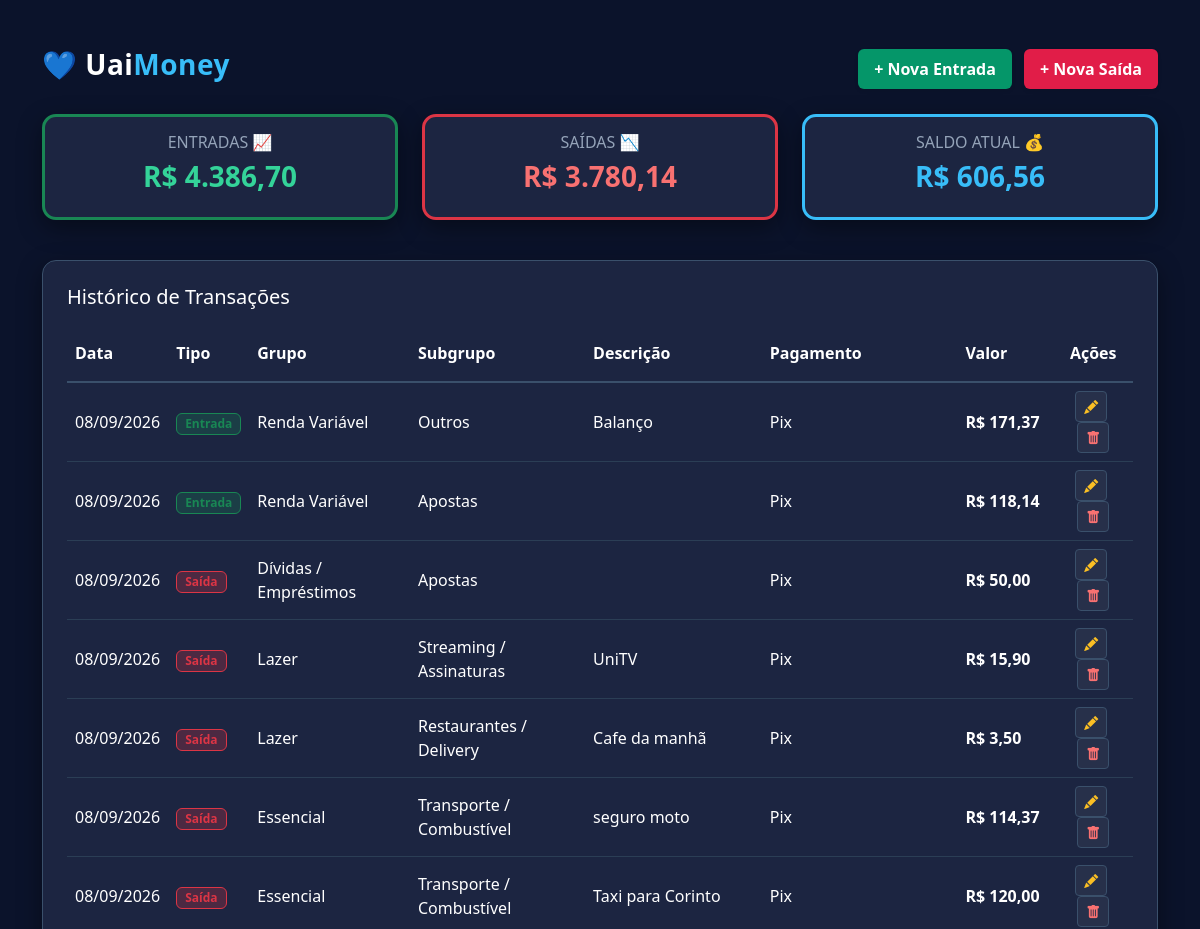
Page /view/dashboard.php (upper part) on the earlier database version.
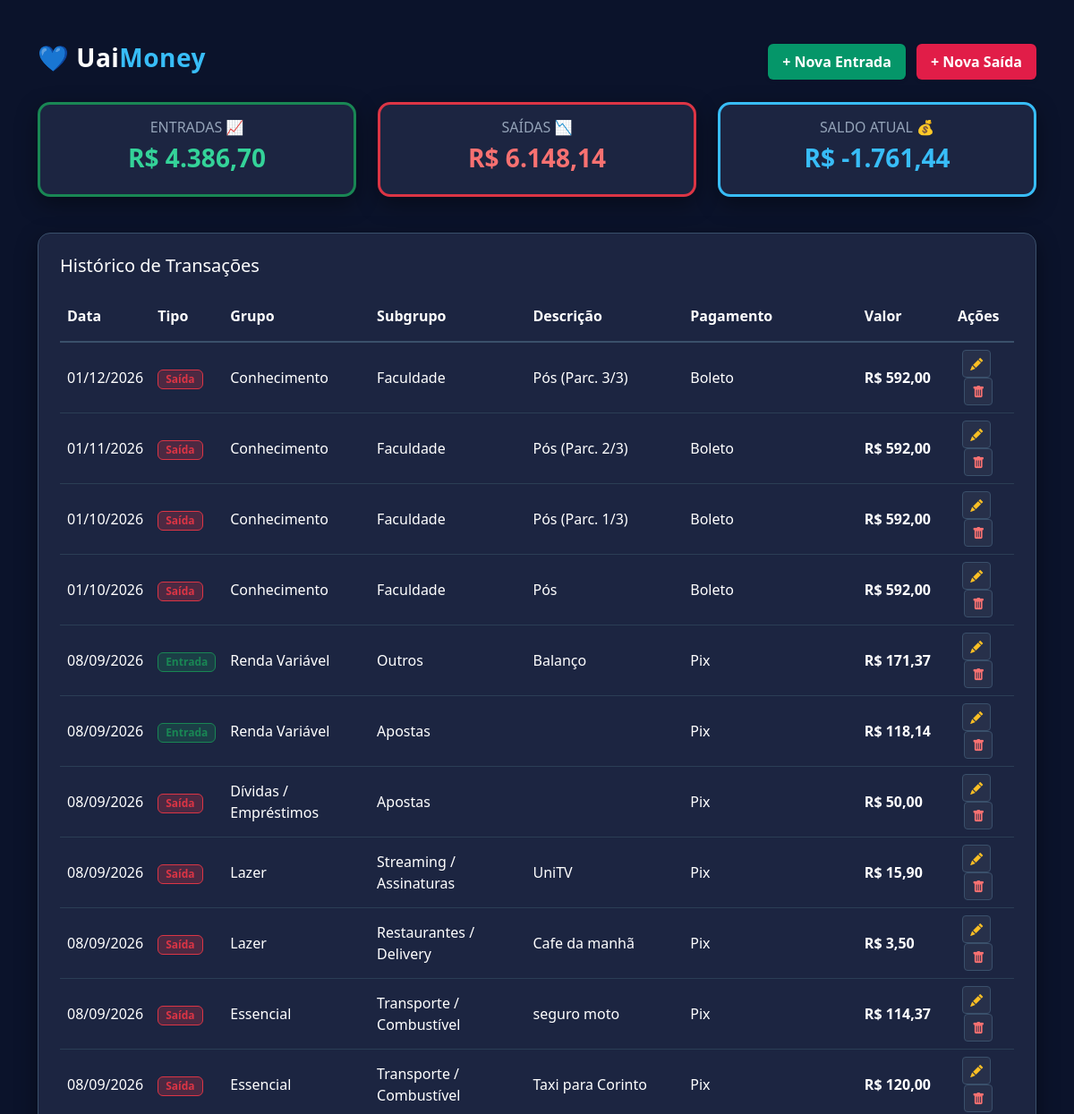
Same page on the later database version.
### tables this page shows
CREATE TABLE transacoes (
        id INTEGER PRIMARY KEY AUTOINCREMENT,
        tipo TEXT NOT NULL,
        data TEXT NOT NULL,
        valor REAL NOT NULL,
        grupo TEXT,
        subgrupo TEXT NOT NULL,
        forma_pagamento TEXT,
        banco_cartao TEXT,
        descricao TEXT
    , tipo_registro TEXT DEFAULT 'unico', numero_parcela INTEGER DEFAULT 1, total_parcelas INTEGER DEFAULT 1, id_grupo INTEGER);

### view/dashboard.php (the view, shortened to what this page needs)
<?php
include '../db/conexao.php';
$entradas = 0;
$saidas = 0;
$saldo = 0;
$transacoes = [];
try {
    $sql = "SELECT * FROM transacoes ORDER BY data DESC, id DESC";
    $stmt = $pdo->query($sql);
    $transacoes = $stmt->fetchAll(PDO::FETCH_ASSOC);
    foreach ($transacoes as $t) {
        if ($t['tipo'] === 'Entrada') {
            $entradas += $t['valor'];
        } else {
            $saidas += $t['valor'];
        }
    }
    $saldo = $entradas - $saidas;
} catch (Exception $e) {
    $erro = "Erro ao carregar transações: " . $e->getMessage();
}
?>
<!DOCTYPE html>
<html lang="pt-PT">
<head>
    <link href="https://cdn.jsdelivr.net/npm/bootstrap@5.3.0/dist/css/bootstrap.min.css" rel="stylesheet">
    <link rel="stylesheet" href="https://cdn.jsdelivr.net/npm/bootstrap-icons@1.10.5/font/bootstrap-icons.css">
</head>
<body>
    <div class="container mt-5 mb-5">
        <div class="row align-items-center mb-4">
            <div class="col-md-6">
                <h2 class="navbar-brand fs-3">💙 Uai<span style="color: #38bdf8;">Money</span></h2>
            </div>
            <div class="col-md-6 text-md-end mt-3 mt-md-0">
                <a href="../entradas/nova_entrada.php" class="btn btn-success me-2 px-3 py-2 shadow-sm">+ Nova Entrada</a>
                <a href="../saidas/nova_saida.php" class="btn btn-danger px-3 py-2 shadow-sm">+ Nova Saída</a>
            </div>
        </div>
        <div class="row mb-4">
            <div class="col-md-4 mb-3">
                <div class="card card-custom p-3 text-center border-top border-success border-3">
                    <h6 class="text-uppercase fs-6 texto-auxiliar mb-2">Entradas 📈</h6>
                    <h3 class="texto-verde">R$ <?php echo number_format($entradas, 2, ',', '.'); ?></h3>
                </div>
            </div>
            <div class="col-md-4 mb-3">
                <div class="card card-custom p-3 text-center border-top border-danger border-3">
                    <h6 class="text-uppercase fs-6 texto-auxiliar mb-2">Saídas 📉</h6>
                    <h3 class="texto-vermelho">R$ <?php echo number_format($saidas, 2, ',', '.'); ?></h3>
                </div>
            </div>
            <div class="col-md-4 mb-3">
                <div class="card card-custom p-3 text-center border-top border-3"
                    style="border-color: #38bdf8 !important;">
                    <h6 class="text-uppercase fs-6 texto-auxiliar mb-2">Saldo Atual 💰</h6>
                    <h3 class="texto-azul">R$ <?php echo number_format($saldo, 2, ',', '.'); ?></h3>
                </div>
            </div>
        </div>
        <div class="card card-custom p-4">
            <h4 class="mb-3 fs-5 text-white">Histórico de Transações</h4>
            <div class="table-responsive">
                <table class="table align-middle">
                    <thead>
                        <tr style="border-bottom: 2px solid #3a506b;">
                            <th class="py-3 text-white">Data</th>
                            <th class="py-3 text-white">Tipo</th>
                            <th class="py-3 text-white">Grupo</th>
                            <th class="py-3 text-white">Subgrupo</th>
                            <th class="py-3 text-white">Descrição</th>
                            <th class="py-3 text-white">Pagamento</th>
                            <th class="py-3 text-white">Valor</th>
                            <th class="text-center py-3 text-white">Ações</th>
                        </tr>
                    </thead>
                    <tbody>
                        <?php if (count($transacoes) > 0): ?>
                            <?php foreach ($transacoes as $t): ?>
                                <tr>
                                    <td><?php echo date('d/m/Y', strtotime($t['data'])); ?></td>
                                    <td>
                                        <?php if ($t['tipo'] == 'Entrada'): ?>
                                            <span
                                                class="badge bg-success bg-opacity-25 text-success border border-success px-2 py-1">Entrada</span>
                                        <?php else: ?>
                                            <span
                                                class="badge bg-danger bg-opacity-25 text-danger border border-danger px-2 py-1">Saída</span>
                                        <?php endif; ?>
                                    </td>
                                    <td><?php echo htmlspecialchars($t['grupo']); ?></td>
                                    <td><?php echo htmlspecialchars($t['subgrupo']); ?></td>
                                    <td><?php echo htmlspecialchars($t['descricao']); ?></td>
                                    <td>
                                        <?php
                                        echo htmlspecialchars($t['forma_pagamento']);
                                        ?>
                                    </td>
                                    <td class="<?php echo ($t['tipo'] == 'Entrada') ? 'texto-verde' : 'texto-vermelho'; ?>">
                                        R$ <?php echo number_format($t['valor'], 2, ',', '.'); ?>
                                    </td>
                                    <td class="text-center">
                                        <a href="../acoes/editar.php?id=<?php echo $t['id']; ?>"
                                            class="btn btn-sm btn-action-edit me-1" title="Editar">
                                            <i class="bi bi-pencil-fill"></i>
                                        </a>
                                        <a href="../acoes/deletar.php?id=<?php echo $t['id']; ?>"
                                            class="btn btn-sm btn-action-delete" title="Apagar"
                                            onclick="return confirm('Tem a certeza de que quer apagar este registo, Uai?');">
                                            <i class="bi bi-trash-fill"></i>
                                        </a>
                                    </td>
                                </tr>
                            <?php endforeach; ?>
                        <?php endif; ?>
                    </tbody>
                </table>
            </div>
        </div>
    </div>
</body>
</html>

### view/dashboard.php (style rules this page uses)
body { background-color: #0b132b; color: #ffffff; font-family: 'Segoe UI', Tahoma, Geneva, Verdana, sans-serif; }
.card-custom { border-radius: 14px; background-color: #1c2541; border: 1px solid #3a506b; box-shadow: 0 8px 24px rgba(0, 0, 0, 0.4); }
.texto-auxiliar { color: #94a3b8 !important; font-weight: 500; }
.table { color: #ffffff; background-color: transparent !important; }
.table th, .table td { background-color: transparent !important; color: #ffffff; border-color: #2b3e55 !important; }
.texto-verde { color: #34d399; font-weight: bold; }
.texto-vermelho { color: #f87171; font-weight: bold; }
.texto-azul { color: #38bdf8; font-weight: bold; }
.btn-success { background-color: #059669; border: none; font-weight: 600; }
.btn-danger { background-color: #e11d48; border: none; font-weight: 600; }
.btn-action-edit { background-color: rgba(255, 255, 255, 0.05); color: #fbbf24; border: 1px solid #3a506b; }
.btn-action-delete { background-color: rgba(255, 255, 255, 0.05); color: #f87171; border: 1px solid #3a506b; }
.navbar-brand { font-weight: bold; color: #ffffff; letter-spacing: 0.5px; }

Differences in the rows shown:
added transacoes: data "01/12/2026", tipo "Saída", grupo "Conhecimento", subgrupo "Faculdade", descricao "Pós (Parc. 3/3)", forma_pagamento "Boleto", valor "592,00"
added transacoes: data "01/11/2026", tipo "Saída", grupo "Conhecimento", subgrupo "Faculdade", descricao "Pós (Parc. 2/3)", forma_pagamento "Boleto", valor "592,00"
added transacoes: data "01/10/2026", tipo "Saída", grupo "Conhecimento", subgrupo "Faculdade", descricao "Pós (Parc. 1/3)", forma_pagamento "Boleto", valor "592,00"
added transacoes: data "01/10/2026", tipo "Saída", grupo "Conhecimento", subgrupo "Faculdade", descricao "Pós", forma_pagamento "Boleto", valor "592,00"
Other differences:
$saidas: "3.780,14" → "6.148,14"
$saldo: "606,56" → "-1.761,44"
